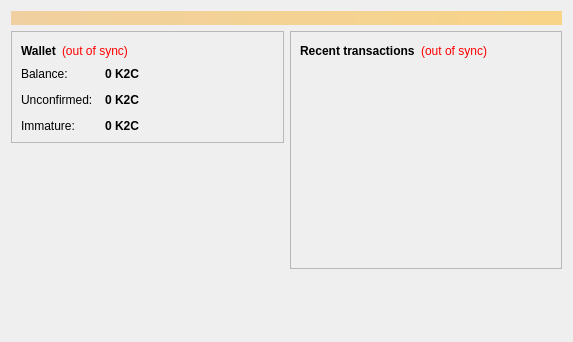
<?xml version="1.0" encoding="UTF-8"?>
<ui version="4.0">
 <class>OverviewPage</class>
 <widget class="QWidget" name="OverviewPage">
  <property name="geometry">
   <rect>
    <x>0</x>
    <y>0</y>
    <width>573</width>
    <height>342</height>
   </rect>
  </property>
  <property name="windowTitle">
   <string>Form</string>
  </property>
  <layout class="QVBoxLayout" name="topLayout">
   <item>
    <widget class="QLabel" name="labelAlerts">
     <property name="visible">
      <bool>false</bool>
     </property>
     <property name="styleSheet">
      <string notr="true">background-color: qlineargradient(x1: 0, y1: 0, x2: 1, y2: 0, stop:0 #F0D0A0, stop:1 #F8D488); color:#000000;</string>
     </property>
     <property name="wordWrap">
      <bool>true</bool>
     </property>
     <property name="margin">
      <number>3</number>
     </property>
    </widget>
   </item>
   <item>
    <layout class="QHBoxLayout" name="horizontalLayout" stretch="1,1">
     <item>
      <layout class="QVBoxLayout" name="verticalLayout_2">
       <item>
        <widget class="QFrame" name="frame">
         <property name="frameShape">
          <enum>QFrame::StyledPanel</enum>
         </property>
         <property name="frameShadow">
          <enum>QFrame::Raised</enum>
         </property>
         <layout class="QVBoxLayout" name="verticalLayout_4">
          <item>
           <layout class="QHBoxLayout" name="horizontalLayout_4">
            <item>
             <widget class="QLabel" name="label_5">
              <property name="font">
               <font>
                <weight>75</weight>
                <bold>true</bold>
               </font>
              </property>
              <property name="text">
               <string>Wallet</string>
              </property>
             </widget>
            </item>
            <item>
             <widget class="QLabel" name="labelWalletStatus">
              <property name="toolTip">
               <string>The displayed information may be out of date. Your wallet automatically synchronizes with the K2Coin network after a connection is established, but this process has not completed yet.</string>
              </property>
              <property name="styleSheet">
               <string notr="true">QLabel { color: red; }</string>
              </property>
              <property name="text">
               <string notr="true">(out of sync)</string>
              </property>
              <property name="alignment">
               <set>Qt::AlignLeading|Qt::AlignLeft|Qt::AlignVCenter</set>
              </property>
             </widget>
            </item>
            <item>
             <spacer name="horizontalSpacer_2">
              <property name="orientation">
               <enum>Qt::Horizontal</enum>
              </property>
              <property name="sizeHint" stdset="0">
               <size>
                <width>40</width>
                <height>20</height>
               </size>
              </property>
             </spacer>
            </item>
           </layout>
          </item>
          <item>
           <layout class="QFormLayout" name="formLayout_2">
            <property name="fieldGrowthPolicy">
             <enum>QFormLayout::AllNonFixedFieldsGrow</enum>
            </property>
            <property name="horizontalSpacing">
             <number>12</number>
            </property>
            <property name="verticalSpacing">
             <number>12</number>
            </property>
            <item row="0" column="0">
             <widget class="QLabel" name="label">
              <property name="text">
               <string>Balance:</string>
              </property>
             </widget>
            </item>
            <item row="0" column="1">
             <widget class="QLabel" name="labelBalance">
              <property name="font">
               <font>
                <weight>75</weight>
                <bold>true</bold>
               </font>
              </property>
              <property name="cursor">
               <cursorShape>IBeamCursor</cursorShape>
              </property>
              <property name="toolTip">
               <string>Your current balance</string>
              </property>
              <property name="text">
               <string notr="true">0 K2C</string>
              </property>
              <property name="textInteractionFlags">
               <set>Qt::LinksAccessibleByMouse|Qt::TextSelectableByKeyboard|Qt::TextSelectableByMouse</set>
              </property>
             </widget>
            </item>
            <item row="1" column="0">
             <widget class="QLabel" name="label_3">
              <property name="text">
               <string>Unconfirmed:</string>
              </property>
             </widget>
            </item>
            <item row="1" column="1">
             <widget class="QLabel" name="labelUnconfirmed">
              <property name="font">
               <font>
                <weight>75</weight>
                <bold>true</bold>
               </font>
              </property>
              <property name="cursor">
               <cursorShape>IBeamCursor</cursorShape>
              </property>
              <property name="toolTip">
               <string>Total of transactions that have yet to be confirmed, and do not yet count toward the current balance</string>
              </property>
              <property name="text">
               <string notr="true">0 K2C</string>
              </property>
              <property name="textInteractionFlags">
               <set>Qt::LinksAccessibleByMouse|Qt::TextSelectableByKeyboard|Qt::TextSelectableByMouse</set>
              </property>
             </widget>
            </item>
            <item row="2" column="0">
             <widget class="QLabel" name="labelImmatureText">
              <property name="text">
               <string>Immature:</string>
              </property>
             </widget>
            </item>
            <item row="2" column="1">
             <widget class="QLabel" name="labelImmature">
              <property name="font">
               <font>
                <weight>75</weight>
                <bold>true</bold>
               </font>
              </property>
              <property name="toolTip">
               <string>Mined balance that has not yet matured</string>
              </property>
              <property name="text">
               <string notr="true">0 K2C</string>
              </property>
              <property name="textInteractionFlags">
               <set>Qt::LinksAccessibleByMouse|Qt::TextSelectableByKeyboard|Qt::TextSelectableByMouse</set>
              </property>
             </widget>
            </item>
           </layout>
          </item>
         </layout>
        </widget>
       </item>
       <item>
        <spacer name="verticalSpacer">
         <property name="orientation">
          <enum>Qt::Vertical</enum>
         </property>
         <property name="sizeHint" stdset="0">
          <size>
           <width>20</width>
           <height>40</height>
          </size>
         </property>
        </spacer>
       </item>
        <item>
         <widget class="QLabel" name="label_wallet_bgcoin">
          <property name="text">
           <string/>
          </property>
          <property name="pixmap">
           <pixmap resource="../bitcoin.qrc">:/images/wallet_bgcoin</pixmap>
          </property>
          <property name="scaledContents">
           <bool>false</bool>
          </property>
          <property name="alignment">
           <set>Qt::AlignCenter</set>
          </property>
          <property name="margin">
           <number>-2</number>
          </property>
         </widget>
        </item>
        <item>
         <widget class="QLabel" name="label_6">
          <property name="text">
           <string/>
          </property>
         </widget>
        </item>
      </layout>
     </item>
     <item>
      <layout class="QVBoxLayout" name="verticalLayout_3">
       <item>
        <widget class="QFrame" name="frame_2">
         <property name="frameShape">
          <enum>QFrame::StyledPanel</enum>
         </property>
         <property name="frameShadow">
          <enum>QFrame::Raised</enum>
         </property>
         <layout class="QVBoxLayout" name="verticalLayout">
          <item>
           <layout class="QHBoxLayout" name="horizontalLayout_2">
            <item>
             <widget class="QLabel" name="label_4">
              <property name="text">
               <string>&lt;b&gt;Recent transactions&lt;/b&gt;</string>
              </property>
             </widget>
            </item>
            <item>
             <widget class="QLabel" name="labelTransactionsStatus">
              <property name="toolTip">
               <string>The displayed information may be out of date. Your wallet automatically synchronizes with the K2Coin network after a connection is established, but this process has not completed yet.</string>
              </property>
              <property name="styleSheet">
               <string notr="true">QLabel { color: red; }</string>
              </property>
              <property name="text">
               <string notr="true">(out of sync)</string>
              </property>
              <property name="alignment">
               <set>Qt::AlignRight|Qt::AlignTrailing|Qt::AlignVCenter</set>
              </property>
             </widget>
            </item>
            <item>
             <spacer name="horizontalSpacer">
              <property name="orientation">
               <enum>Qt::Horizontal</enum>
              </property>
              <property name="sizeHint" stdset="0">
               <size>
                <width>40</width>
                <height>20</height>
               </size>
              </property>
             </spacer>
            </item>
           </layout>
          </item>
          <item>
           <widget class="QListView" name="listTransactions">
            <property name="styleSheet">
             <string notr="true">QListView { background: transparent; }</string>
            </property>
            <property name="frameShape">
             <enum>QFrame::NoFrame</enum>
            </property>
            <property name="verticalScrollBarPolicy">
             <enum>Qt::ScrollBarAlwaysOff</enum>
            </property>
            <property name="horizontalScrollBarPolicy">
             <enum>Qt::ScrollBarAlwaysOff</enum>
            </property>
            <property name="selectionMode">
             <enum>QAbstractItemView::NoSelection</enum>
            </property>
           </widget>
          </item>
         </layout>
        </widget>
       </item>
       <item>
        <spacer name="verticalSpacer_2">
         <property name="orientation">
          <enum>Qt::Vertical</enum>
         </property>
         <property name="sizeHint" stdset="0">
          <size>
           <width>20</width>
           <height>40</height>
          </size>
         </property>
        </spacer>
       </item>
      </layout>
     </item>
    </layout>
   </item>
  </layout>
 </widget>
 <resources/>
 <connections/>
</ui>
